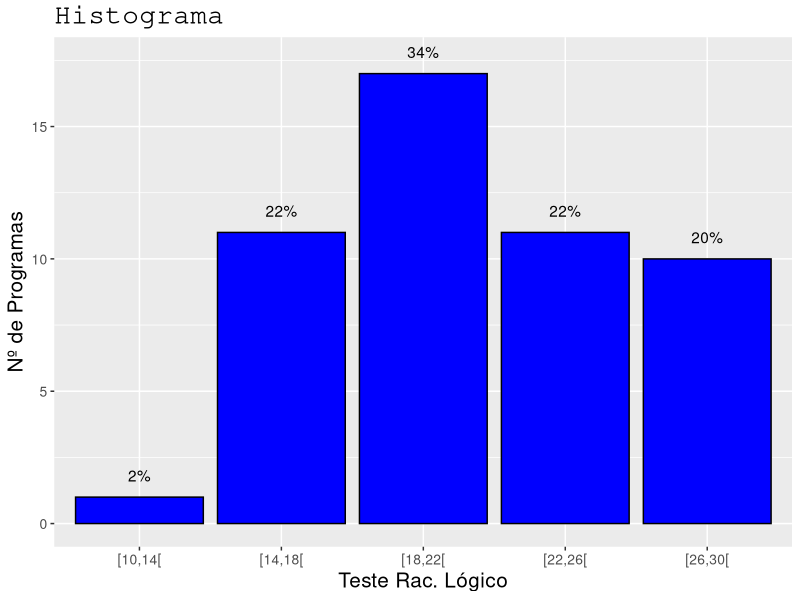
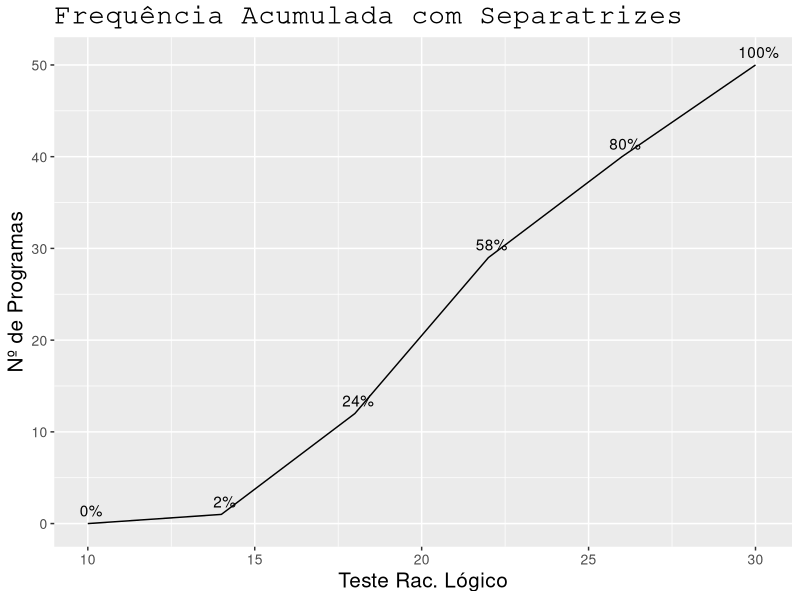
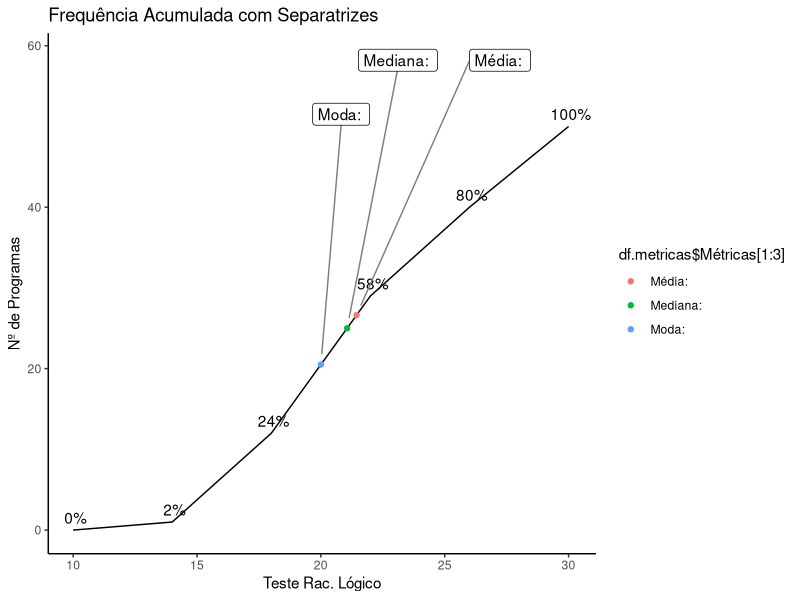
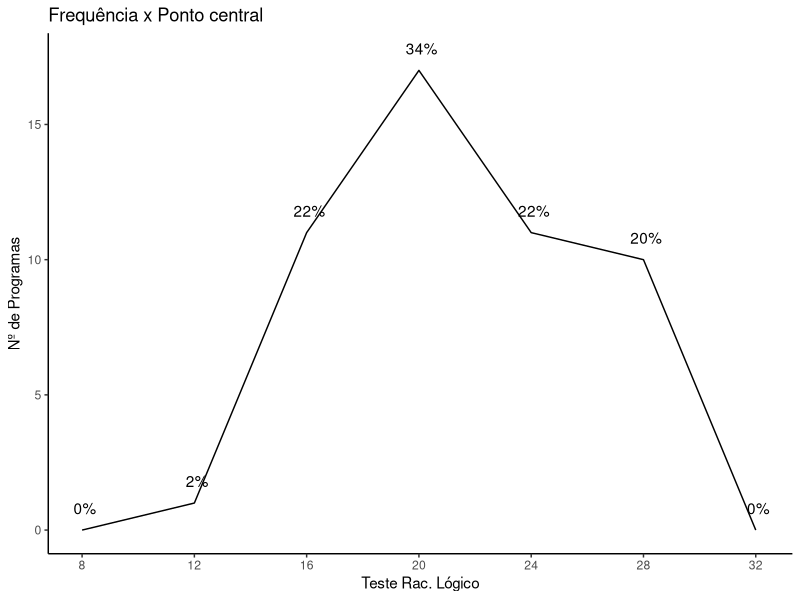

These charts were generated, in order, by the following R code: (Note: this script raises an error after producing the figures.)
#Atividade 01

library(formattable)
library(ggplot2)
library(ggrepel)



#====================================== Funções
isEmpty <- function(x) {
  return(length(x)==0)
}

retornaLimiteInf <- function(idx){
  lim.inf <- toString(df$variavel[idx])
  matches <- regmatches(lim.inf, regexpr("[[:digit:]]+", lim.inf))
  lim.inf <- as.numeric(unlist(matches))
  return(lim.inf)
  
}

calcSeparatriz <- function(sep){
  vet.sep <- vector(mode="numeric", length=0)
  for(i in 1:(sep - 1)){
    sep.classe <- (i*sum(df$fi))/sep
    
    x <- vector(mode="numeric", length=0)
    for(j in df$Fi){
      if(sep.classe < j){
        x <- append(x, j)
      }
    }
    idx.classe.sep <- match(min(x), df$Fi)
    
    sep.Fant <- df$Fi[idx.classe.sep - 1]
    if (isEmpty(sep.Fant)) {
      sep.Fant <- 0
    }
    
    sep.li <- retornaLimiteInf(idx.classe.sep)
    sep.fi <- df$fi[idx.classe.sep]
    
    sep.calc <- ((((((sum(df$fi)*i)/sep)-sep.Fant)*hi)/sep.fi)+sep.li)
    vet.sep <- append(vet.sep, sep.calc)
  }
  return(vet.sep)
}

recuperaLimites <- function(vet){
  variaveis <- vector(mode="numeric", length=0)
  for(i in vet){
    i <- toString(i)
    matches <- regmatches(i, gregexpr("[[:digit:]]+", i))
    numeros <- as.numeric(unlist(matches))
    variaveis <- append(variaveis, numeros)
  }
  return(unique(variaveis))
  
}

descobreFuncao <- function(vet, vetx, vety){
  
  valores.y <- vector(mode="numeric", length=0)
  for(i in vet){
    idx <- 0
    for(j in vetx){
      if(i < j){
        idx <- match(j,vetx)
        break
      }
      
    }
    xant <- vetx[idx - 1]
    xpos <- vetx[idx]
    yant <- vety[idx -1]
    ypos <- vety[idx]
    
    a <- ((ypos - yant)/(xpos - xant))
    b <- yant - (a * xant)
    
    y <- a*i + b
    
    valores.y <- append(valores.y, y)
    
  }
  return(valores.y)
}

#====================================== Criação do dataframe

#informe os valores dos intervalos
variavel <- c("[10,14[", "[14,18[", "[18,22[","[22,26[", "[26,30[")
#informe os valores da frequência simples
fi <- c(1,11,17,11,10)
#informe os nomes das colunas
nomes.colunas <- c("Teste Rac. Lógico","Nº de Programas")
#informe o valor da amplitude do intervalo
hi <- 4
variacao <- 1

xi <- (recuperaLimites(variavel) +(hi/2))[1:length(fi)]
df = data.frame(variavel, fi, xi)
rm(variavel, fi)

df <- transform(df,  fri = round((prop.table(fi)), digits = 2), Fi = cumsum(fi))
df <- transform(df, fri.percent = fri*100, fri.grau = fri*360, Fri = round(Fi / sum(df$fi), digits = 2))
df <- transform(df, Fri.percent = Fri *60, fxi = fi * xi)
df <- transform(df, xi_2 = xi*xi, fi_xi_2 = fi*xi*xi)

variaveis.valores <- recuperaLimites(df$variavel)
df.apresentacao <- df
names(df.apresentacao)[1] <- nomes.colunas[1]
names(df.apresentacao)[2] <- nomes.colunas[2]

parametro <- c("Somatória Frequência: ", "Nº Total de Linhas: ", "Amplitude Total: ", "Amplitude Amostral: ", "Amplitude Intervalo: " )
valores <- c(sum(df$fi), length(df$variavel), (max(variaveis.valores)-min(variaveis.valores)), 
             (max(variaveis.valores) - variacao - min(variaveis.valores)), hi)


df.infos <- data.frame(parametro, valores)
colnames(df.infos) <- c("Parâmetros", "Valores")
rm(parametro, valores, variacao)


#====================================== Calculos Medidas Estatísticas

#media
Me <- sum(df$fxi)/sum(df$fi)

#Moda
Classe.Mo <- max(df$fi)
idx.classe.Mo <- match(Classe.Mo, df$fi)



Mo.fant <- df$fi[idx.classe.Mo - 1]

if (isEmpty(Mo.fant)) {
  Mo.fant <- 0
}

Mo.fpos <- df$fi[idx.classe.Mo + 1]

if (isEmpty(Mo.fpos)) {
  Mo.fpos <- 0
}

Mo.D1 <- Classe.Mo - Mo.fant
Mo.D2 <- Classe.Mo - Mo.fpos

Mo.li <- toString(df$variavel[idx.classe.Mo])
valor.string <- regmatches(Mo.li, regexpr("[[:digit:]]+", Mo.li))
Mo.li <- as.numeric(unlist(valor.string))

Mo <- (Mo.li + ((Mo.D1/(Mo.D1+Mo.D2))*hi))

rm(Classe.Mo, idx.classe.Mo, Mo.fant, Mo.fpos, Mo.D1, Mo.D2, Mo.li, valor.string)

#Mediana
Classe.Md <- sum(df$fi)/2

x <- vector(mode="numeric", length=0)
for(i in df$Fi){
  
  if(Classe.Md < i){
    x <- append(x, i)
  }
}

idx.classe.Md <- match(min(x), df$Fi)

Md.Fant <- df$Fi[idx.classe.Md - 1]

if (isEmpty(Md.Fant)) {
  Md.Fant <- 0
}

Md.li <- toString(df$variavel[idx.classe.Md])
valor.string <- regmatches(Md.li, regexpr("[[:digit:]]+", Md.li))
Md.li <- as.numeric(unlist(valor.string))

Md.fi <- df$fi[idx.classe.Md]

Md <- (((((sum(df$fi)/2) - Md.Fant)/Md.fi)*hi)+Md.li)

rm(Classe.Md, x, i, idx.classe.Md, Md.Fant, Md.li,valor.string, Md.fi)

nomes <- c("Média: ", "Moda: ", "Mediana: ")
valores <- c(Me, Mo, Md)

df.metricas <- data.frame(nomes, valores)
df.metricas$valores <- round(df.metricas$valores, 2)
colnames(df.metricas) <- c("Métricas", "Valores")

rm(nomes, valores)

#Desvio Padrão - Desvio dos valores em relação a média

S <- sqrt((sum(df$fi_xi_2)/sum(df$fi)) - ((sum(df$fxi)/sum(df$fi)))^2)


#Coeficiente de Variação
#Cc < 0,263 -> Estreita
#Cc = 0,263 -> Moderada
#Cc > 0,263 -> Achatada


Cv <- (S/Me)*100


# Criação do dataframe métricas:

nomes <- c("Média: ", "Moda: ", "Mediana: ", "Desvio Padrão: ", "Coeficiente de Variação: ")
valores <- c(Me, Mo, Md, S, Cv)

df.metricas <- data.frame(nomes, valores)
df.metricas$valores <- round(df.metricas$valores, 2)
colnames(df.metricas) <- c("Métricas", "Valores")



#====================================== Calculos Separatrizes

K <- calcSeparatriz(4)
D <- calcSeparatriz(10)
P <- calcSeparatriz(100)

vetK <- c(K)
vetD <- c(D[c(1,3,5,7,9)])
vetP <- P[c(10,25,50,75,90)]
vetValores <- c(vetK, vetD, vetP)

vetnomes <- c("K1","K2","K3","D1","D3","D5","D7","D9","P10","P25","P50","P75","P90")

df.separatrizes <- data.frame(vetnomes, vetValores)

rm(vetK, vetD, vetP, vetValores, vetnomes, K, D, P)


#====================================== Coeficientes Estatísticos
#Tipo Assimetria - Nome no gráfico
#Ta < 0 - Assimétrico Negativo/ esqueda
#Ta = 0 - Assimétrico Nulo
#Ta > 0 - Assimétrico Positivo / direita
Ta <- Me - Mo


#Coeficiente Assimetria
Ca <- (3*(Me-Mo))/S



#Coeficiente de Curtose
#Grau de achatamento, pico do gráfico até o eixo X
k3 <- df.separatrizes$vetValores[df.separatrizes$vetnomes == "K3"]
k1 <- df.separatrizes$vetValores[df.separatrizes$vetnomes == "K1"]
p90 <- df.separatrizes$vetValores[df.separatrizes$vetnomes == "P90"]
p10 <- df.separatrizes$vetValores[df.separatrizes$vetnomes == "P10"]

Cc <- (( k3-k1)/(2*(p90-p10)))

vetValores <- c(Ta, Ca, Cc)

vetnomes <- c("Tipo Assimetria","Coeficiente Assimetria","Coeficiente Curtose")
df.coeficientes <- data.frame(vetnomes, vetValores)
rm(k3,k1,p90,p10)

#====================================== Criação do Histograma
hist <- ggplot(data=df, aes(x=variavel, y=fi))
hist <- hist + geom_col(color='black', fill = 'blue') +   
  geom_text(stat = 'identity', aes(label = percent(fri, digits = 0),y = fi + 0.5, x = variavel, vjust = -0.2))

hist <- hist +   
  xlab(nomes.colunas[1]) + 
  ylab(nomes.colunas[2]) +
  ggtitle("Histograma") +
  theme(axis.title.x = element_text(color="Black", size=15),
        axis.title.y = element_text(color="Black", size=15),
        axis.text.x = element_text(size=10),
        axis.text.y = element_text(size=10),
        
        legend.title = element_text(size=12),
        legend.text = element_text(size=10),
        legend.position = c(1,1),
        legend.justification = c(1,1),
        
        plot.title = element_text(color="Black",
                                  size=20,
                                  family="Courier"))


#====================================== Criação do polígono frequeência simples x ponto médio
fi.extendido <- df$fi
fi.extendido <- append(fi.extendido, 0, 0)
fi.extendido <- append(fi.extendido, 0)

xi.extendido <- df$xi
xi.extendido <- append(xi.extendido, (min(xi.extendido)-hi), 0)
xi.extendido <- append(xi.extendido, ((max(xi.extendido)+hi)))


fri.percent.extendido <- df$fri.percent
fri.percent.extendido <- append(fri.percent.extendido, 0, 0)
fri.percent.extendido <- append(fri.percent.extendido, 0)

df.extendido <- data.frame(fi.extendido, xi.extendido, fri.percent.extendido)


poli.freq.simples <- ggplot(data=df.extendido, aes(x=xi.extendido, y=fi.extendido))
poli.freq.simples <- poli.freq.simples + geom_line() +
  geom_text(data = df.extendido, stat = 'identity', 
            aes(label = percent((fri.percent.extendido)/100, digits = 0),
                y = fi.extendido + 0.5, x = xi.extendido + 0.1, vjust = -0.2))+
  scale_x_continuous(nomes.colunas[1], breaks = df.extendido$xi.extendido)

poli.freq.simples <- poli.freq.simples +  
  xlab(nomes.colunas[1]) + 
  ylab(nomes.colunas[2]) +
  ggtitle("Frequência x Ponto central") +
  theme(axis.title.x = element_text(color="Black", size=15),
        axis.title.y = element_text(color="Black", size=15),
        axis.text.x = element_text(size=10),
        axis.text.y = element_text(size=10),
        
        legend.title = element_text(size=12),
        legend.text = element_text(size=10),
        legend.position = c(1,1),
        legend.justification = c(1,1),
        
        plot.title = element_text(color="Black",
                                  size=20,
                                  family="Courier")) +
  theme_classic()
rm(fi.extendido, xi.extendido, fri.percent.extendido, df.extendido)



#====================================== Criação polígono frequência acumulada Métricas

Fri.percent.graf <- append(df$Fri.percent, 0,0)
Fi.graf <- append(df$Fi, 0,0)
Fri.graf = round(Fi.graf / sum(df$fi), digits = 2)

df.poli.freq.acumulada <- data.frame(variaveis.valores, Fri.percent.graf, Fi.graf,Fri.graf)

poli.freq.acumulada <- ggplot()
poli.freq.acumulada <- poli.freq.acumulada + geom_line(data = df.poli.freq.acumulada, 
                                                               aes(x = variaveis.valores, y= Fi.graf, group = 1)) + 
  geom_text(data = df.poli.freq.acumulada, stat = 'identity', 
            aes(label = percent((Fri.graf),digits = 0),y = Fi.graf + 0.5, x = variaveis.valores + 0.1, vjust = -0.2))

poli.freq.acumulada <- poli.freq.acumulada +  
  xlab(nomes.colunas[1]) + 
  ylab(nomes.colunas[2]) +
  ggtitle("Frequência Acumulada com Separatrizes") +
  theme(axis.title.x = element_text(color="Black", size=15),
        axis.title.y = element_text(color="Black", size=15),
        axis.text.x = element_text(size=10),
        axis.text.y = element_text(size=10),
        
        legend.title = element_text(size=12),
        legend.text = element_text(size=10),
        legend.position = c(1,1),
        legend.justification = c(1,1),
        
        plot.title = element_text(color="Black",
                                  size=20,
                                  family="Courier"))

rm(Fri.percent.graf, Fi.graf)


#====================================== Criação polígono frequência acumulada Métricas

valores.y.me <- descobreFuncao(df.metricas$Valores[1:3], variaveis.valores, df.poli.freq.acumulada$Fi.graf)
poli.freq.acumulada.me <- poli.freq.acumulada + 
  geom_point(aes(x=df.metricas$Valores[1:3], y=valores.y.me,color=df.metricas$Métricas[1:3])) + 
  geom_label_repel(aes(x=df.metricas$Valores[1:3], y=valores.y.me,label = df.metricas$Métricas[1:3]),
                   nudge_x = 1,
                   nudge_y = 32,
                   box.padding   = 0.8, 
                   point.padding = 1,
                   segment.color = 'grey50') +
  theme_classic()

#====================================== Criação polígono frequência acumulada Separatrizes

valores.y.sep <- descobreFuncao(df.separatrizes$vetValores, variaveis.valores, Fi.graf)
poli.freq.acumulada.sep <- poli.freq.acumulada + 
  geom_point(aes(x=df.separatrizes$vetValores, y=valores.y.sep,color=df.separatrizes$vetnomes)) + 
  geom_label_repel(aes(x=df.separatrizes$vetValores, y=valores.y.sep,label = df.separatrizes$vetnomes),
                   nudge_x = 1,
                   nudge_y = 35,
                   box.padding   = 0.8, 
                   point.padding = 1,
                   segment.color = 'grey50') +
  theme_classic()



poli.freq.acumulada.sep
#====================================== Criação Gráfico Circular

grafico.barras<- ggplot(df, aes(x="", y=fi, fill=variavel)) + geom_bar(width = 1, stat = "identity")
grafico.circular <- grafico.barras + coord_polar("y", start=0)
grafico.circular <- grafico.circular + geom_text(data=df, aes(label = percent(fri,digits = 0)), size=5, x=1, position = position_stack(vjust = 0.4))

rm(grafico.barras)

#====================================== Poligono Frequência Simples
